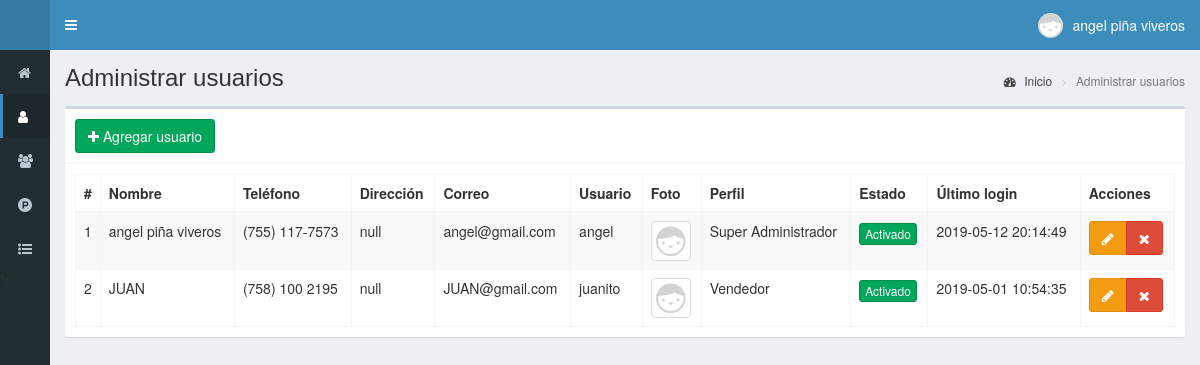
The app's page /usuarios (signed in) with its own data.
### tables this page shows
CREATE TABLE `usuarios` (
  `id` int(11) NOT NULL,
  `nombre` text NOT NULL,
  `telefono` text NOT NULL,
  `direccion` text NOT NULL,
  `email` text NOT NULL,
  `usuario` text NOT NULL,
  `password` text NOT NULL,
  `perfil` text NOT NULL,
  `foto` text NOT NULL,
  `estado` int(11) NOT NULL,
  `ultimo_login` datetime NOT NULL,
  `fecha` timestamp NOT NULL DEFAULT CURRENT_TIMESTAMP ON UPDATE CURRENT_TIMESTAMP
);

### controladores/plantilla.controlador.php (called while the page is built)
<?php
class ControladorPlantilla{
	static public function ctrPlantilla(){
		include "vistas/plantilla.php";
	}
}

### index.php (called while the page is built, shortened)
<?php
require_once "controladores/plantilla.controlador.php";
require_once "controladores/usuarios.controlador.php";
require_once 'controladores/sucursales2.controlador.php';
require_once "modelos/usuarios.modelo.php";
$plantilla = new ControladorPlantilla();
$plantilla -> ctrPlantilla();

### controladores/usuarios.controlador.php (called while the page is built, shortened)
<?php
class ControladorUsuarios{
	static public function ctrMostrarUsuarios($item, $valor){
		$tabla = "usuarios";
		$respuesta = ModeloUsuarios::MdlMostrarUsuarios($tabla, $item, $valor);
		if($item != null){
			if($item!='id_sucursal'){
				return $respuesta->fetch();
			}else{
				return $respuesta->fetchAll();
			}
		}else{
			return $respuesta->fetchAll();
		}
	}
}

### modelos/conexion.php (called while the page is built)
<?php
class Conexion{
	static public function conectar(){
		$link = new PDO("mysql:host=127.0.0.1;dbname=g&g", "root", "");
		$link->exec("set names utf8");
		return $link;
	}
}

### modelos/usuarios.modelo.php (called while the page is built, shortened)
<?php
require_once "conexion.php";
class ModeloUsuarios{
	static public function mdlMostrarUsuarios($tabla, $item, $valor){
		if($item != null){
			$stmt = Conexion::conectar()->prepare("SELECT u.id,u.nombre,u.telefono,u.direccion,u.email,u.usuario,u.password,u.perfil,u.foto,u.estado,u.ultimo_login,u.fecha FROM $tabla u WHERE u.$item = :$item");
			$stmt -> bindParam(":".$item, $valor, PDO::PARAM_STR);
			$stmt -> execute();
			return $stmt;
		}else{
			$stmt = Conexion::conectar()->prepare("SELECT u.id,u.nombre,u.telefono,u.direccion,u.email,u.usuario,u.password,u.perfil,u.foto,u.estado,u.ultimo_login,u.fecha FROM $tabla u ");
			$stmt -> execute();
			return $stmt;
		}
	}
}

### vistas/modulos/usuarios.php (the view, shortened to what this page needs)
<div class="content-wrapper">
  <section class="content-header">
    <h1>
      Administrar usuarios
    </h1>
    <ol class="breadcrumb">
      <li><a href="inicio"><i class="fa fa-dashboard"></i> Inicio</a></li>
      <li class="active">Administrar usuarios</li>
    </ol>
  </section>
  <section class="content">
    <div class="box">
      <div class="box-header with-border">
        <button class="btn btn-success" data-toggle="modal" data-target="#modalAgregarUsuario">
          <i class="fa fa-plus"></i> Agregar usuario
        </button>
      </div>
      <div class="box-body">
       <table class="table table-bordered table-striped dt-responsive tablas" width="100%">
        <thead>
          <?php
          if($_SESSION['perfil']=='Super Administrador'){
            $item = null;
            $valor = null;
            $usuarios = ControladorUsuarios::ctrMostrarUsuarios($item, $valor);
          }else{
            $item = null;
            $valor = null;
            $usuarios = ControladorUsuarios::ctrMostrarUsuarios($item, $valor);
          }
          echo '<tr>
            <th style="width:10px">#</th>
            <th>Nombre</th>
            <th>Teléfono</th>
            <th>Dirección</th>
            <th>Correo</th>
            <th>Usuario</th>
            <th>Foto</th>
            <th>Perfil</th>';
            echo '<th>Estado</th>
            <th>Último login</th>
            <th>Acciones</th>
          </tr>
        </thead>
        <tbody>';
        foreach ($usuarios as $key => $value){
          echo '<tr>
            <td>'.($key+1).'</td>
            <td>'.$value["nombre"].'</td>
            <td>'.$value["telefono"].'</td>
            <td>'.$value["direccion"].'</td>
            <td>'.$value["email"].'</td>
            <td>'.$value["usuario"].'</td>';
            if($value["foto"] != ""){
              echo '<td><img src="'.$value["foto"].'" class="img-thumbnail" width="40px"></td>';
            }else{
              echo '<td><img src="vistas/img/usuarios/default/anonymous.png" class="img-thumbnail" width="40px"></td>';
            }
            echo '<td>'.$value["perfil"].'</td>';
            if($value["estado"] != 0){
              echo '<td><button class="btn btn-success btn-xs btnActivar" idUsuario="'.$value["id"].'" estadoUsuario="0">Activado</button></td>';
            }else{
              echo '<td><button class="btn btn-danger btn-xs btnActivar" idUsuario="'.$value["id"].'" estadoUsuario="1">Desactivado</button></td>';
            }
            echo '<td>'.$value["ultimo_login"].'</td>
            <td>
              <div class="btn-group">
                <button class="btn btn-warning btnEditarUsuario" idUsuario="'.$value["id"].'" data-toggle="modal" data-target="#modalEditarUsuario"><i class="fa fa-pencil"></i></button>
                <button class="btn btn-danger btnEliminarUsuario" idUsuario="'.$value["id"].'" fotoUsuario="'.$value["foto"].'" usuario="'.$value["usuario"].'"><i class="fa fa-times"></i></button>
              </div>
            </td>
          </tr>';
        }
        ?>
        </tbody>
       </table>
      </div>
    </div>
  </section>
</div>

### records on screen
usuarios: nombre "angel piña viveros", telefono "(755) 117-7573", direccion "null", email "angel@gmail.com", usuario "angel", perfil "Super Administrador", ultimo_login "2019-05-12 20:14:49"
usuarios: nombre "JUAN", telefono "(758) 100 2195", direccion "null", email "JUAN@gmail.com", usuario "juanito", perfil "Vendedor", ultimo_login "2019-05-01 10:54:35"

### other values on screen
$_SESSION["nombre"] "angel piña viveros"
